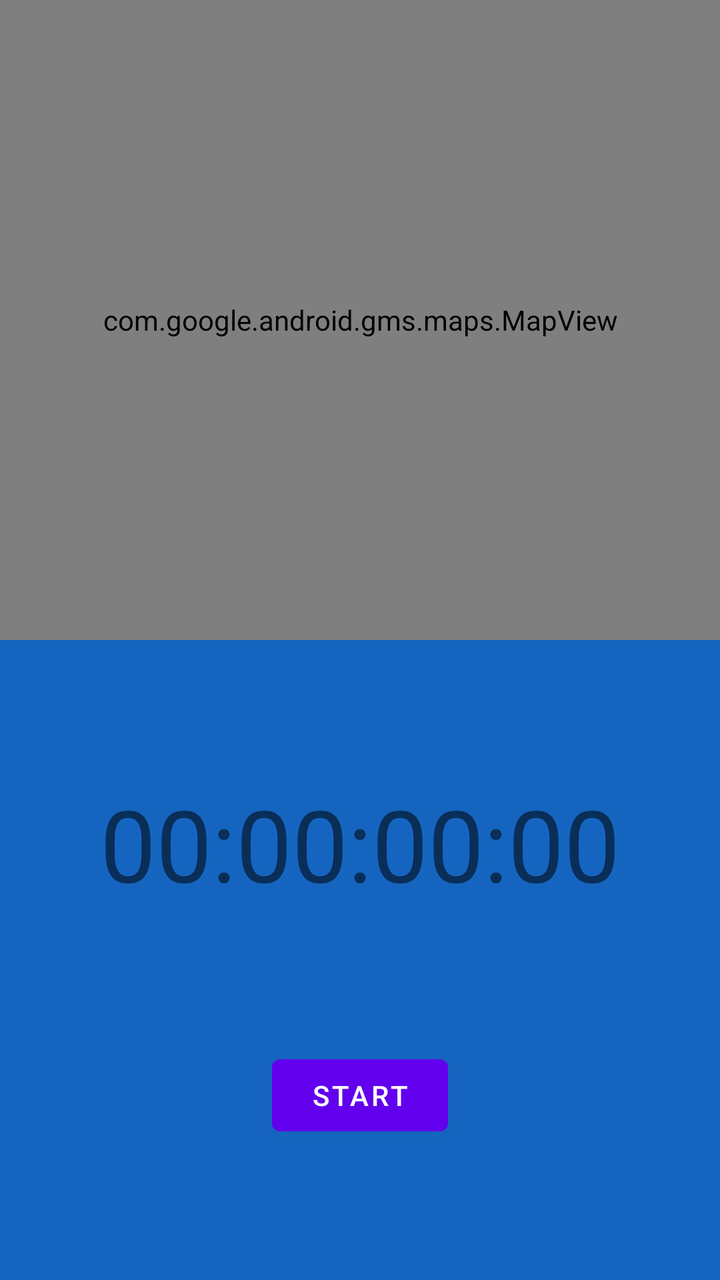
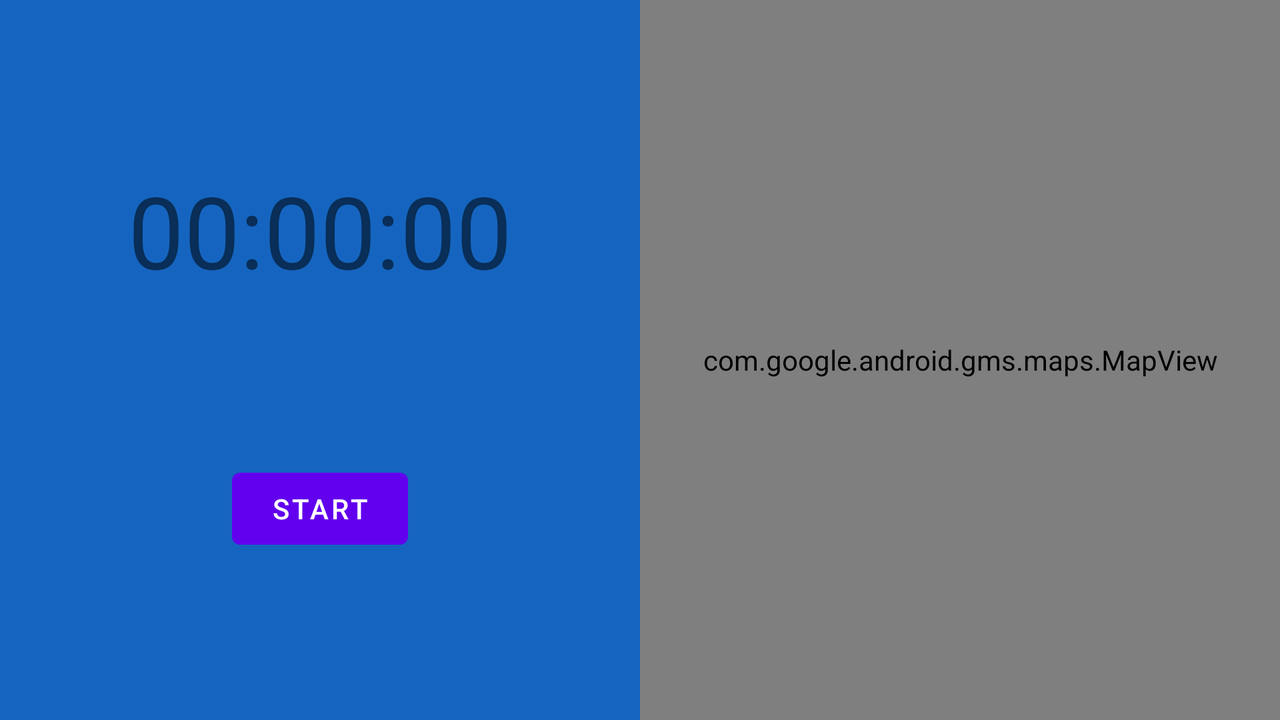

First picture: res/layout/ on a phone held upright. Second picture: the repository's own variant of that layout, on a device whose configuration matches the variant's folder. Source for both follows.
<!-- AndroidManifest.xml: application theme Theme.Demo -->
<!-- res/layout/fragment_tracking.xml -->
<?xml version="1.0" encoding="utf-8"?>
<androidx.constraintlayout.widget.ConstraintLayout xmlns:android="http://schemas.android.com/apk/res/android"
    xmlns:tools="http://schemas.android.com/tools"
    android:layout_width="match_parent"
    android:layout_height="match_parent"
    xmlns:app="http://schemas.android.com/apk/res-auto"
    tools:context=".TrackingFragment">

    <androidx.constraintlayout.widget.ConstraintLayout
        android:id="@+id/clInnerLayout"
        android:layout_width="match_parent"
        android:layout_height="0dp"
        android:background="@color/md_blue_800"
        app:layout_constraintBottom_toBottomOf="parent"
        app:layout_constraintEnd_toEndOf="parent"
        app:layout_constraintHorizontal_bias="0.5"
        app:layout_constraintStart_toStartOf="parent"
        app:layout_constraintTop_toBottomOf="@+id/mapView">

        <com.google.android.material.textview.MaterialTextView
            android:id="@+id/tvTimer"
            android:layout_width="wrap_content"
            android:layout_height="wrap_content"
            android:text="00:00:00:00"
            android:textSize="50sp"
            app:layout_constraintBottom_toTopOf="@+id/btnToggleRun"
            app:layout_constraintEnd_toEndOf="parent"
            app:layout_constraintHorizontal_bias="0.5"
            app:layout_constraintStart_toStartOf="parent"
            app:layout_constraintTop_toTopOf="parent" />

        <com.google.android.material.button.MaterialButton
            android:id="@+id/btnToggleRun"
            android:layout_width="wrap_content"
            android:layout_height="wrap_content"
            android:text="Start"
            app:layout_constraintBottom_toBottomOf="parent"
            app:layout_constraintEnd_toStartOf="@+id/btnFinishRun"
            app:layout_constraintHorizontal_bias="0.5"
            app:layout_constraintStart_toStartOf="parent"
            app:layout_constraintTop_toBottomOf="@+id/tvTimer" />

        <com.google.android.material.button.MaterialButton
            android:id="@+id/btnFinishRun"
            android:layout_width="wrap_content"
            android:layout_height="wrap_content"
            android:text="Finish Run"
            android:visibility="gone"
            app:layout_constraintBottom_toBottomOf="parent"
            app:layout_constraintEnd_toEndOf="parent"
            app:layout_constraintHorizontal_bias="0.5"
            app:layout_constraintStart_toEndOf="@+id/btnToggleRun"
            app:layout_constraintTop_toBottomOf="@+id/tvTimer" />


    </androidx.constraintlayout.widget.ConstraintLayout>

    <com.google.android.material.textview.MaterialTextView
        android:id="@+id/tvLetsGo"
        android:layout_width="wrap_content"
        android:layout_height="wrap_content"
        android:text="Let's go, USERNAME!"
        android:textAlignment="center"
        android:textSize="50sp"
        android:visibility="gone"
        app:layout_constraintBottom_toTopOf="@+id/clInnerLayout"
        app:layout_constraintEnd_toEndOf="parent"
        app:layout_constraintHorizontal_bias="0.5"
        app:layout_constraintStart_toStartOf="parent"
        app:layout_constraintTop_toTopOf="parent"
        />

    <com.google.android.gms.maps.MapView
        android:id="@+id/mapView"
        android:layout_width="match_parent"
        android:layout_height="0dp"
        app:layout_constraintBottom_toTopOf="@+id/clInnerLayout"
        app:layout_constraintEnd_toEndOf="parent"
        app:layout_constraintHorizontal_bias="0.5"
        app:layout_constraintStart_toStartOf="parent"
        app:layout_constraintTop_toTopOf="parent" />

</androidx.constraintlayout.widget.ConstraintLayout>
<!-- resources referenced by this layout -->
<resources>
  <color name="md_blue_800">#1565C0</color>
  <style name="Theme.Demo" parent="Theme.MaterialComponents.DayNight.NoActionBar">
          
          <item name="colorPrimary">@color/purple_500</item>
          <item name="colorPrimaryVariant">@color/purple_700</item>
          <item name="colorOnPrimary">@color/white</item>
          
          <item name="colorSecondary">@color/teal_200</item>
          <item name="colorSecondaryVariant">@color/teal_700</item>
          <item name="colorOnSecondary">@color/white</item>
          
          <item name="android:statusBarColor" tools:targetApi="l">?attr/colorPrimaryVariant</item>
          
      </style>
  <color name="purple_500">#FF6200EE</color>
  <color name="purple_700">#FF3700B3</color>
  <color name="white">#FFFFFFFF</color>
  <color name="teal_200">#FF03DAC5</color>
  <color name="teal_700">#FF018786</color>
</resources>
<!-- res/layout-land/fragment_tracking.xml (the repository's variant of the layout above) -->
<!-- drawn on the phone turned sideways -->
<?xml version="1.0" encoding="utf-8"?>
<androidx.constraintlayout.widget.ConstraintLayout xmlns:android="http://schemas.android.com/apk/res/android"
    xmlns:tools="http://schemas.android.com/tools"
    android:layout_width="match_parent"
    android:layout_height="match_parent"
    xmlns:app="http://schemas.android.com/apk/res-auto"
    tools:context=".TrackingFragment">

    <androidx.constraintlayout.widget.ConstraintLayout
        android:id="@+id/clInnerLayout"
        android:layout_width="0dp"
        android:layout_height="0dp"
        android:background="@color/md_blue_800"
        app:layout_constraintBottom_toBottomOf="parent"
        app:layout_constraintEnd_toStartOf="@+id/mapView"
        app:layout_constraintHorizontal_bias="0.5"
        app:layout_constraintStart_toStartOf="parent"
        app:layout_constraintTop_toTopOf="parent">

        <com.google.android.material.textview.MaterialTextView
            android:id="@+id/tvTimer"
            android:layout_width="wrap_content"
            android:layout_height="wrap_content"
            android:text="00:00:00"
            android:textSize="50sp"
            app:layout_constraintBottom_toTopOf="@+id/btnToggleRun"
            app:layout_constraintEnd_toEndOf="parent"
            app:layout_constraintHorizontal_bias="0.5"
            app:layout_constraintStart_toStartOf="parent"
            app:layout_constraintTop_toTopOf="parent" />

        <com.google.android.material.button.MaterialButton
            android:id="@+id/btnToggleRun"
            android:layout_width="wrap_content"
            android:layout_height="wrap_content"
            android:text="Start"
            app:layout_constraintBottom_toBottomOf="parent"
            app:layout_constraintEnd_toStartOf="@+id/btnFinishRun"
            app:layout_constraintHorizontal_bias="0.5"
            app:layout_constraintStart_toStartOf="parent"
            app:layout_constraintTop_toBottomOf="@+id/tvTimer" />

        <com.google.android.material.button.MaterialButton
            android:id="@+id/btnFinishRun"
            android:layout_width="wrap_content"
            android:layout_height="wrap_content"
            android:text="Finish run"
            android:visibility="gone"
            app:layout_constraintBottom_toBottomOf="parent"
            app:layout_constraintEnd_toEndOf="parent"
            app:layout_constraintHorizontal_bias="0.5"
            app:layout_constraintStart_toEndOf="@+id/btnToggleRun"
            app:layout_constraintTop_toBottomOf="@+id/tvTimer" />

    </androidx.constraintlayout.widget.ConstraintLayout>

    <com.google.android.gms.maps.MapView
        android:id="@+id/mapView"
        android:layout_width="0dp"
        android:layout_height="0dp"
        android:visibility="visible"
        app:layout_constraintBottom_toBottomOf="parent"
        app:layout_constraintEnd_toEndOf="parent"
        app:layout_constraintHorizontal_bias="0.5"
        app:layout_constraintStart_toEndOf="@+id/clInnerLayout"
        app:layout_constraintTop_toTopOf="parent" />

</androidx.constraintlayout.widget.ConstraintLayout>
